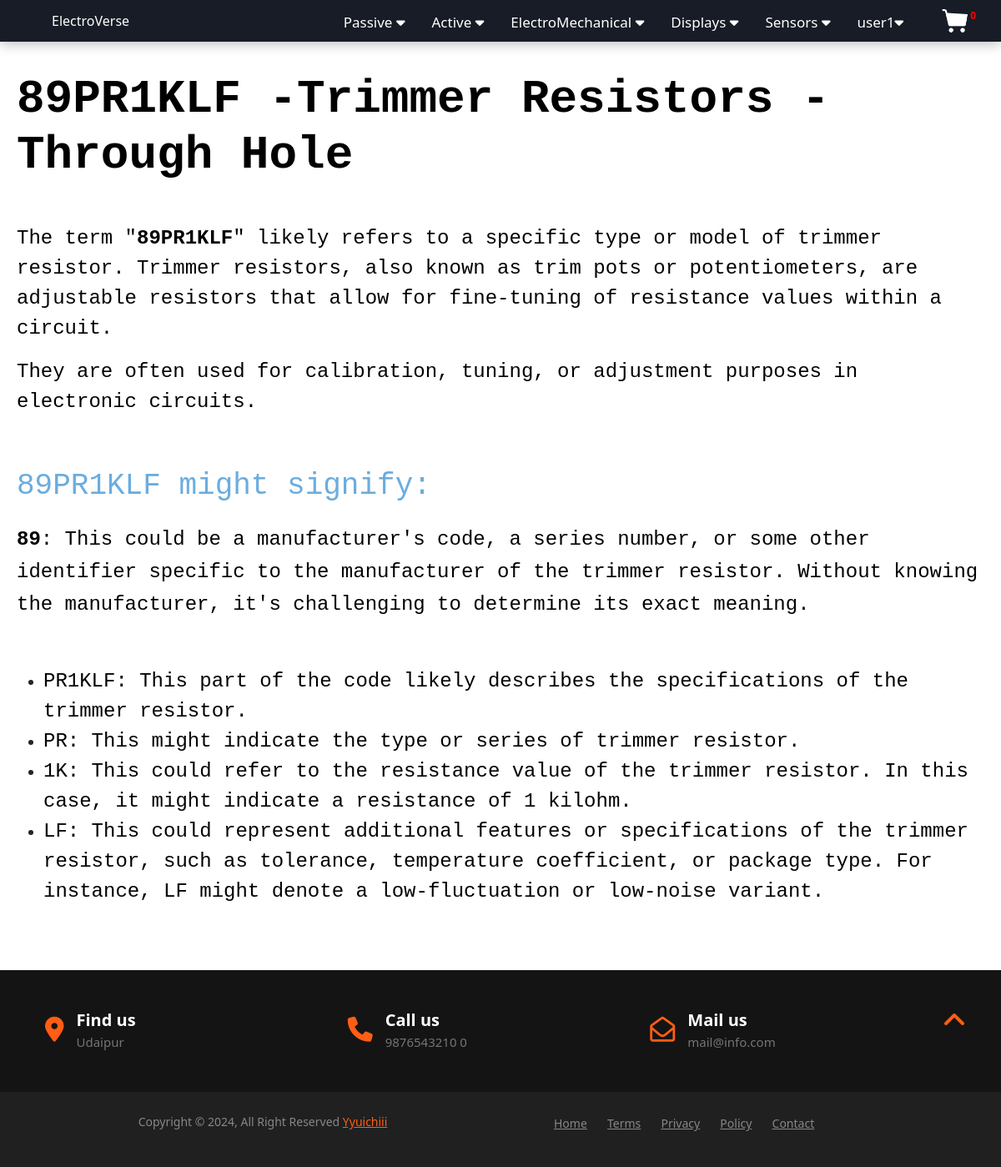
The page /components/Products/2 (signed in) on the database its author committed.
### Accounts/models.py (models this page shows, shortened)
class User(AbstractBaseUser):
    email = models.EmailField(
        verbose_name="email address",
        max_length=255,
        unique=True,
    )
    name=models.CharField(max_length=25)
    phone=models.CharField(validators=[phone_regex], max_length=10)
    is_active = models.BooleanField(default=True)
    is_admin = models.BooleanField(default=False)
    objects = CustomUserManager()
    USERNAME_FIELD = "email"
    REQUIRED_FIELDS = []

### Components/models.py (models this page shows, shortened)
class Product(models.Model):
    TYPE_CHOICES = [
	('Resistor', 'Resistor'),
	('Capacitor', 'Capacitor'),
	('Inductor', 'Inductor'),
	('Transformer', 'Transformer'),
	('Transistor', 'Transistor'),
	('IC', 'IC'),
	('Thyristor', 'Thyristor'),
	('Diode', 'Diode'),
	('Amplifier', 'Amplifier'),
	('Relay', 'Relay'),
	('Switch', 'Switch'),
	('Motor', 'Motor'),
	('Solenoid', 'Solenoid'),
	('Actuator', 'Actuator'),
	('LCD', 'LCD'),
	('LED', 'LED'),
	('OLED', 'OLED'),
	('TFT', 'TFT'),
	('TouchScreen', 'TouchScreen'),
	('Temperature', 'Temperature'),
	('Pressure', 'Pressure'),
	('Motion', 'Motion'),
	('Light', 'Light'),
	('Gas', 'Gas'),
    ]
    Type=models.CharField(max_length=20, choices=TYPE_CHOICES,null=True)
    P_name = models.CharField(max_length=200, verbose_name="Product Name")
    Bundle_set = models.PositiveIntegerField(default=1)
    Price = models.DecimalField(max_digits=10, decimal_places=2)
    P_image = models.ImageField(upload_to=upload_path_products, blank=True)
    content = models.TextField(blank=True)
    background_image = models.ImageField(upload_to=upload_path_products, blank=True)

### Components/views.py (the view)
# urls.py: path('Products/<int:pk>',views.Products_Content_view,name='Products_Content'),
def Products_Content_view(request,pk):
    product = get_object_or_404(Product, pk=pk)
    return render(request,'Components/products_content.html',{'Product':product})

### Accounts/custom_context.py (called while the page is built)
def user_cart(request):
    c=0;
    if(request.user.is_authenticated):
      cart=Cart.objects.filter(user=request.user).aggregate(cart_no=Sum('Quantity'))
      c=cart['cart_no']
      if c==None:
         c=0
    return {'cart_no': c}

### Components/templates/Components/products_content.html (shortened to what this page needs)
{% extends 'Accounts/base.html' %}
{% load static %}
{% block main-content %}
<div class="Content">
    {{Product.content|safe}}
</div>
{% endblock main-content %}

### Accounts/templates/Accounts/navbar.html (shortened to what this page needs)
{% load static %}
  <nav id="nav">
        <ul class="main-menu">
            <li class="h_element home">
                <a href="{% url 'home' %}"
                class="c_home">
                ElectroVerse
                </a>
            </li>
            <li class="h_element dropdown">
                <button class="dropbtn">
                Passive
                    <i class="fa fa-caret-down"></i>
                </button>
            </li>
            <li class="h_element dropdown">
                <button class="dropbtn">Active
                    <i class="fa fa-caret-down"></i>
                </button>
            </li>
            <li class="h_element dropdown">
                <button class="dropbtn">
                ElectroMechanical <i class="fa fa-caret-down"></i>
                </button>
            </li>
            <li class="h_element dropdown">
                <button class="dropbtn">
                    Displays <i class="fa fa-caret-down"></i>
                </button>
            </li>
            <li class="h_element dropdown">
                <button class="dropbtn">
                    Sensors <i class="fa fa-caret-down"></i>
                </button>
            </li>
            {% if request.user.is_authenticated %}
            <li class="h_element dropdown">
                <button class="dropbtn">
                    {{user.name}}<i class="fa fa-caret-down"></i>
                </button>
            </li>
            <li class="h_element">
                <a href="{% url 'Cart' %}">
                    <img width="34" height="34"
                    src="{% static 'Accounts/Images/cart_icon.png' %}">
                    <sup class="cn">
                        {{cart_no}}
                    </sup>
                </a>
            </li>
            {% else %}
            <li class="h_element"><a href="{% url 'login' %}">Login</a></li>
            <li class="h_element"><a href="{% url 'registration' %}">Register</a></li>
            {% endif %}
        </ul>
</nav>

### Accounts/static/Accounts/css/style.css (style rules this page uses)
* { margin: 0; padding: 0; box-sizing: border-box; }
nav { text-align: center; background-color: hsl(220, 24%, 12%); box-shadow: 0 2px 16px hsla(220, 32%, 8%, .3); }
nav ul { width: 100%; list-style: none; display: flex; justify-content: flex-end; text-align: center; }
nav li { height: 50px; }
nav a { height: 100%; padding: 0 30px; text-decoration: none; display: flex; align-items: center; color: white; }
nav li:first-child { margin-right: auto; }
.Temp, .dropbtn { font-size: 17px; border: none; outline: none; color: white; padding: 14px 16px; background-color: inherit; font-family: inherit; margin: 0; cursor: pointer; }
.cn { color: red; font-weight: bolder; }
.Content { position: relative; padding: 20px; max-width: 1200px; margin: 0 auto; overflow: hidden; }
ul { margin: 0px; padding: 0px; }

### Accounts/static/Accounts/css/cart.css (style rules this page uses)
* { box-sizing: border-box; }
html { background: #f5f5f5; font-family: "Roboto", sans-serif; }

### rows shown on the page
User: name "user1"
Product: content "89PR1KLF -Trimmer Resistors - Through Hole The term \" 89PR1KLF \" likely refers to a specific type or model of trimmer resistor. Trimmer resistors, also known as trim pots or potentiometers, are adjustable resistors that allow for fine-tuning of resistance values within a circuit. They are often used for calibration, tuning, or adjustment purposes in electronic circuits. 89PR1KLF might signify: 89 : This could be a manufacturer's code, a series number, or some other identifier specific to the manufacturer of the trimmer resistor. Without knowing the manufacturer, it's challenging to determine its exact meaning. PR1KLF: This part of the code likely describes the specifications of the trimmer…"

### other values the page prints
{{ cart_no }} "0"
